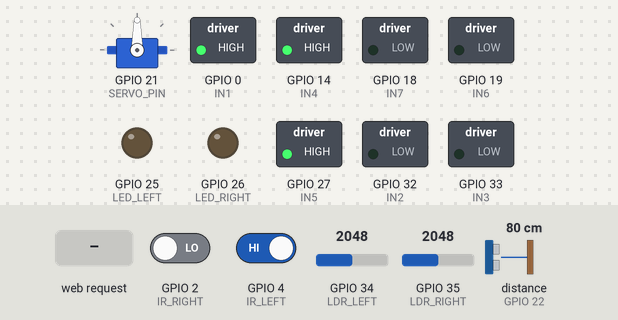
This sketch was run on a simulated ESP32. Shown: servo, switched loads named in the sketch (green lamp = pin HIGH), output pins drawn as LEDs (lit = HIGH). The inputs (shaded band) are chosen by the test bench; at power-on: GPIO 34 (LDR_LEFT) = 2048, GPIO 2 (IR_RIGHT) LOW, GPIO 4 (IR_LEFT) HIGH, GPIO 35 (LDR_RIGHT) = 2048, distance to the obstacle (sensor on GPIO 22) 80 cm. The echo pulse lasts 58.3 µs per cm; pins used as bus, display or sensor lines are not drawn; what the sketch prints to the serial monitor is not drawn.

Above: at 1.2 s.
1.3 s: GPIO 34 (LDR_LEFT) set to 1027
2.8 s: GPIO 34 (LDR_LEFT) set to 961
At 3.6 s:
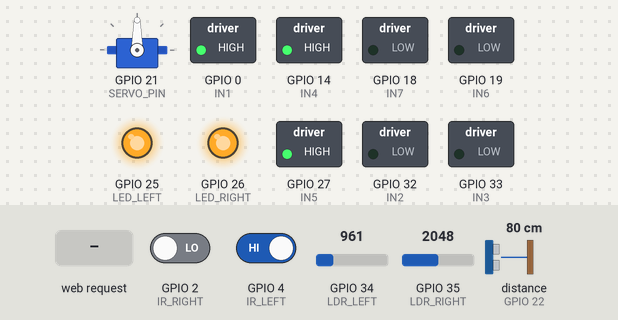
4.3 s: GPIO 2 (IR_RIGHT) driven HIGH
At 4.8 s:
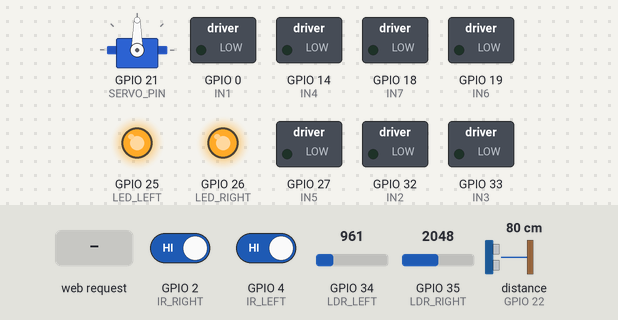
5.8 s: GPIO 4 (IR_LEFT) driven LOW
At 7.0 s:
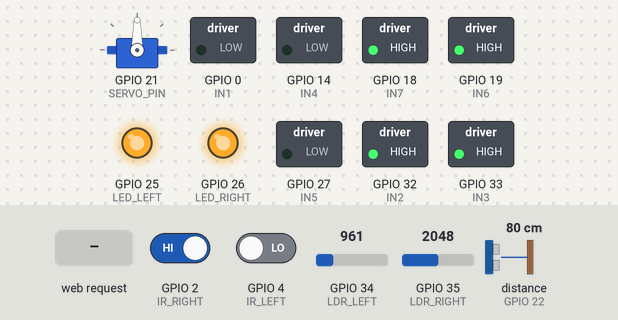
7.3 s: HTTP request GET /mode1 received
At 8.5 s:
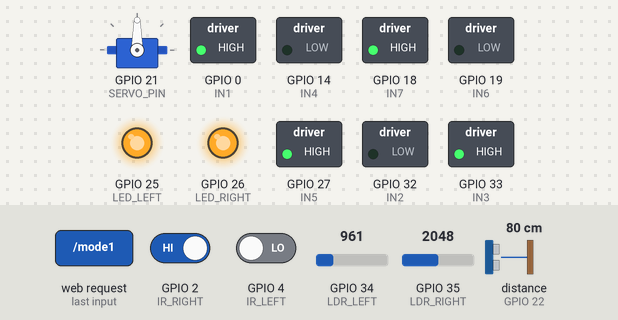
8.8 s: GPIO 34 (LDR_LEFT) set to 1040
At 9.6 s:
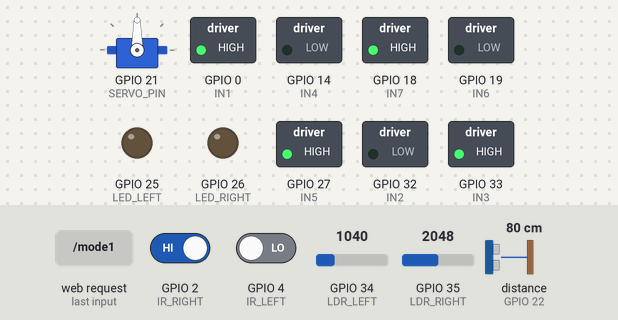
Timing chart, 0 to 11.3 s (numbered marks = the images above; inputs shaded):
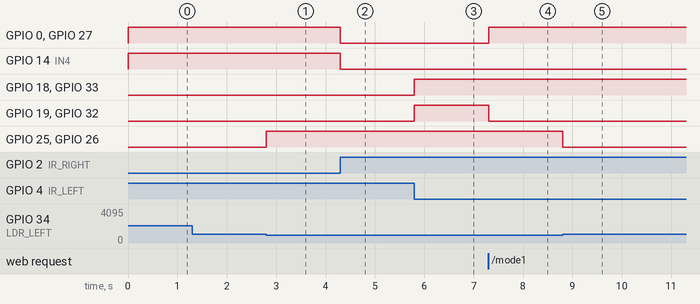

The sketch:

Smart_Car.ino
```cpp
#include <WiFi.h>
#include <WebServer.h>
#include <Servo.h>

// ===== WiFi Credentials =====
const char* ssid = "ESP32_Car";
const char* password = "12345678";

// ===== Motor Driver Pins =====
#define IN1 0
#define IN2 32
#define IN3 33
#define IN4 14
#define IN5 27
#define IN6 19
#define IN7 18

// ===== IR Sensors =====
#define IR_LEFT 4
#define IR_RIGHT 2

// ===== Ultrasonic =====
#define TRIG 23
#define ECHO 22

// ===== Servo =====
#define SERVO_PIN 21
Servo servo;

// ===== LDR & LED =====
#define LDR_LEFT 34
#define LDR_RIGHT 35
#define LED_LEFT 25
#define LED_RIGHT 26
#define LDR_THRESHOLD 1000

// ===== Variables =====
WebServer server(80);
int mode = 0; // 0 - Line Follower, 1 - Obstacle Avoider, 2 - Manual

// ===== Movement Functions =====
void stopCar() {
  digitalWrite(IN1, LOW); digitalWrite(IN2, LOW);
  digitalWrite(IN3, LOW); digitalWrite(IN4, LOW);
  digitalWrite(IN5, LOW); digitalWrite(IN6, LOW);
  digitalWrite(IN7, LOW);
}

void forward() {
  digitalWrite(IN1, HIGH); digitalWrite(IN2, LOW);
  digitalWrite(IN3, HIGH); digitalWrite(IN4, LOW);
  digitalWrite(IN5, HIGH); digitalWrite(IN6, LOW);
  digitalWrite(IN7, HIGH);
}

void backward() {
  digitalWrite(IN1, LOW); digitalWrite(IN2, HIGH);
  digitalWrite(IN3, LOW); digitalWrite(IN4, HIGH);
  digitalWrite(IN5, LOW); digitalWrite(IN6, HIGH);
  digitalWrite(IN7, LOW);
}

void left() {
  digitalWrite(IN1, LOW); digitalWrite(IN2, HIGH);
  digitalWrite(IN3, HIGH); digitalWrite(IN4, LOW);
  digitalWrite(IN5, LOW); digitalWrite(IN6, HIGH);
  digitalWrite(IN7, HIGH);
}

void right() {
  digitalWrite(IN1, HIGH); digitalWrite(IN2, LOW);
  digitalWrite(IN3, LOW); digitalWrite(IN4, HIGH);
  digitalWrite(IN5, HIGH); digitalWrite(IN6, LOW);
  digitalWrite(IN7, LOW);
}

// ===== Distance Measurement =====
long getDistance() {
  digitalWrite(TRIG, LOW);
  delayMicroseconds(2);
  digitalWrite(TRIG, HIGH);
  delayMicroseconds(10);
  digitalWrite(TRIG, LOW);
  long duration = pulseIn(ECHO, HIGH);
  return duration * 0.034 / 2;
}

// ===== Auto Headlight Function =====
void checkHeadlight() {
  int ldrLeft = analogRead(LDR_LEFT);
  int ldrRight = analogRead(LDR_RIGHT);
  if (ldrLeft < LDR_THRESHOLD || ldrRight < LDR_THRESHOLD) {
    digitalWrite(LED_LEFT, HIGH);
    digitalWrite(LED_RIGHT, HIGH);
  } else {
    digitalWrite(LED_LEFT, LOW);
    digitalWrite(LED_RIGHT, LOW);
  }
}

// ===== Web Server Control =====
void handleRoot() {
  String html = "<h1>ESP32 Car Control</h1><br>";
  html += "<a href=\"/forward\">Forward</a><br>";
  html += "<a href=\"/backward\">Backward</a><br>";
  html += "<a href=\"/left\">Left</a><br>";
  html += "<a href=\"/right\">Right</a><br>";
  html += "<a href=\"/stop\">Stop</a><br>";
  html += "<a href=\"/mode0\">Mode 0 - Line Follower</a><br>";
  html += "<a href=\"/mode1\">Mode 1 - Obstacle Avoider</a><br>";
  html += "<a href=\"/mode2\">Mode 2 - Manual</a><br>";
  server.send(200, "text/html", html);
}

void handleForward() { forward(); server.send(200, "text/plain", "Forward"); }
void handleBackward() { backward(); server.send(200, "text/plain", "Backward"); }
void handleLeft() { left(); server.send(200, "text/plain", "Left"); }
void handleRight() { right(); server.send(200, "text/plain", "Right"); }
void handleStop() { stopCar(); server.send(200, "text/plain", "Stop"); }
void handleMode0() { mode = 0; server.send(200, "text/plain", "Mode 0 - Line Follower"); }
void handleMode1() { mode = 1; server.send(200, "text/plain", "Mode 1 - Obstacle Avoider"); }
void handleMode2() { mode = 2; server.send(200, "text/plain", "Mode 2 - Manual"); }

// ===== Setup =====
void setup() {
  Serial.begin(115200);

  pinMode(IN1, OUTPUT); pinMode(IN2, OUTPUT);
  pinMode(IN3, OUTPUT); pinMode(IN4, OUTPUT);
  pinMode(IN5, OUTPUT); pinMode(IN6, OUTPUT);
  pinMode(IN7, OUTPUT);

  pinMode(IR_LEFT, INPUT);
  pinMode(IR_RIGHT, INPUT);
  pinMode(TRIG, OUTPUT);
  pinMode(ECHO, INPUT);

  pinMode(LDR_LEFT, INPUT);
  pinMode(LDR_RIGHT, INPUT);
  pinMode(LED_LEFT, OUTPUT);
  pinMode(LED_RIGHT, OUTPUT);

  servo.attach(SERVO_PIN);

  WiFi.softAP(ssid, password);
  Serial.println(WiFi.softAPIP());

  server.on("/", handleRoot);
  server.on("/forward", handleForward);
  server.on("/backward", handleBackward);
  server.on("/left", handleLeft);
  server.on("/right", handleRight);
  server.on("/stop", handleStop);
  server.on("/mode0", handleMode0);
  server.on("/mode1", handleMode1);
  server.on("/mode2", handleMode2);
  server.begin();
}

// ===== Loop =====
void loop() {
  server.handleClient();
  checkHeadlight(); // Always check headlight in all modes

  if (mode == 0) {
    // Line Follower Mode
    int leftIR = digitalRead(IR_LEFT);
    int rightIR = digitalRead(IR_RIGHT);

    if (leftIR == LOW && rightIR == LOW) forward();
    else if (leftIR == LOW && rightIR == HIGH) left();
    else if (leftIR == HIGH && rightIR == LOW) right();
    else stopCar();
  }

  else if (mode == 1) {
    // Obstacle Avoider Mode
    servo.write(90);
    long frontDist = getDistance();
    if (frontDist < 15) {
      stopCar();
      delay(500);

      servo.write(30);
      delay(500);
      long leftDist = getDistance();

      servo.write(150);
      delay(500);
      long rightDist = getDistance();

      servo.write(90);
      delay(300);

      if (leftDist > rightDist) left();
      else right();
      delay(500);
    } else {
      forward();
    }
  }

  else if (mode == 2) {
    // Manual Mode - do nothing, only server commands
  }
}
```

Measured:
- the behaviour switches between 1000 and 999 on GPIO 34 (LDR_LEFT) (found by bisection; images 0 and 1)
- after the input at 1.3 s, every drawn part: stays the same
- after the input at 2.8 s, GPIO 25 (LED_LEFT), GPIO 26 (LED_RIGHT): LOW → HIGH at once
- after the input at 4.3 s, GPIO 0 (IN1), GPIO 14 (IN4), GPIO 27 (IN5): HIGH → LOW at once
- after the input at 5.8 s, GPIO 18 (IN7), GPIO 19 (IN6), GPIO 32 (IN2), GPIO 33 (IN3): LOW → HIGH at once
- after the input at 7.3 s, GPIO 0 (IN1), GPIO 27 (IN5): LOW → HIGH at once; GPIO 19 (IN6), GPIO 32 (IN2): HIGH → LOW at once
- after the input at 8.8 s, GPIO 25 (LED_LEFT), GPIO 26 (LED_RIGHT): HIGH → LOW at once
